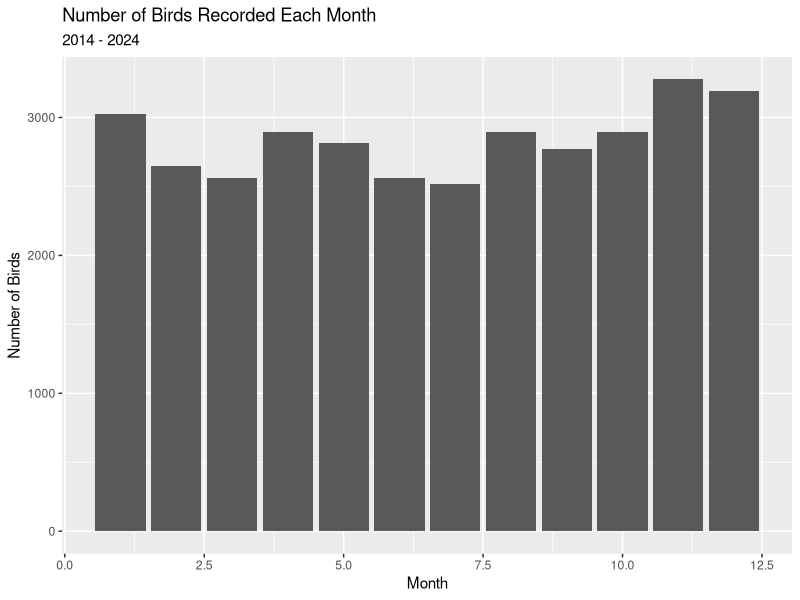

The R source for this figure:
## ---- chunk 1
library(tidyverse)
library(broom)
library(readxl)
library(dplyr)
## ---- chunk 2

seabird_count <- read_excel("../data/Copy of Trenton seabird count_nov 2014-2023.xls")

seabird_count <- seabird_count %>%
  rename(observer = "OBSERVER",
         date = "DATE",
         hours = "HOURS",
         time = "TIME",
         temp = "TEMP (F)",
         wind_speed = "WIND SPEED (mph)",
         wind_direction = "WIND DIRECTION",
         tide_obs = "TIDE OBS",
         tide_percentage = "TIDE %",
         weather_obs = "WEATHER OBS",
         weather_percentage = "WEATHER %",
         precipitation = "PRECIPITATION",
         total = "Total",
         herring_gull = "Herring Gull",
         laughing_gull = "Laughing Gull",
         great_black_backed_gull = "Great Black-backed Gull",
         red_throated_loon = "red throated loon",
         common_loon = "Common Loon",
         long_tailed_duck = "Long-tailed Duck",
         red_breasted_merganser = "Red breasted Merganser",
         common_merganser = "Common Merganser",
         black_duck = "Black Duck",
         surf_scoter = "surf scoter",
         common_eider = "Common Eider",
         bufflehead = "Bufflehead",
         goldeneye = "Goldeneye",
         lesser_scaup = "Lesser Scaup",
         black_scoter = "Black Scoter",
         white_winged_scoter = "White-Winged Scoter",
         red_necked_grebe = "Red-Necked Grebe",
         horned_grebe = "Horned Grebe",
         bonapartes_gull = "Bonaparte's Gull",
         belted_kingfisher = "Belted Kingfisher",
         common_tern = "Common Tern",
         ring_billed_gull = "Ring-Billed Gull",
         canada_goose = "Canada Goose", 
         great_blue_heron = "Great Blue Heron",
         double_crested_cormorant = "Double-Crested Cormorant",
         common_crow = "Common Crow",
         black_guillemot = "Black Guillemot",
         osprey = "Osprey",
         mallard_duck = "Mallard Duck",
         spotted_sandpiper = "Spotted Sandpiper",
         semipalmated_plover = "Semipalmated Plover",
         bald_eagle = "Bald Eagle",
         red_tailed_hawk = "Red-Tailed hawk",
         turkey_vulture = "Turkey Vulture",
         rough_legged_hawk = "rough legged hawk",
         harrier = "Harrier",
         kestrel = "Kestrel",
         turkey = "Turkey",
         unidentifiable_duck = "Unidentifiable Duck",
         unidentifiable = "Unidentifiable (too far to ID)")

## ---- chunk 3
seabird_count <- seabird_count %>%
 select(-"...17", -"COMMENTS", -"...59", -"...60") %>%
  slice(-1) %>%
mutate(across(total:unidentifiable, as.numeric)) %>%
  pivot_longer(
    cols = total:unidentifiable,
      names_to = "species",
   values_to = "count")
  
## ---- chunk 4

seabird_count_tidy <- seabird_count %>%
  mutate(weather_obs_original = weather_obs) %>%
  mutate(weather_obs = case_when(str_detect(weather_obs, pattern = "clear|sunny") ~ "clear",
                              str_detect(weather_obs, pattern = "driz|rain") ~ "rain",
                              str_detect(weather_obs, pattern = "fog|haz") ~ "foggy",
                              str_detect(weather_obs, pattern = "over") ~ "overcast",
                              str_detect(weather_obs, pattern = "clou|clod") ~ "cloudy",
                              TRUE ~ weather_obs)) %>%
  mutate(tide_obs_original = tide_obs) %>% 
  mutate(tide_obs = case_when(str_detect(tide_obs, pattern = "half|med") ~ "mid",
                              str_detect(tide_obs, pattern = "hig|thre") ~ "high",
                              str_detect(tide_obs, pattern = "low|one|thi|qua") ~ "low",
                              TRUE ~ tide_obs)) %>% 
  mutate(month = as.character(month)) %>% 
  mutate(month_orginal = month) %>% 
  mutate(month = case_when(str_detect(month, pattern = "12|1|2") ~ "winter",
                           str_detect(month, pattern = "3|4|5") ~ "spring",
                           str_detect(month, pattern = "6|7|8") ~ "summer",
                           str_detect(month, pattern = "9|10|11") ~ "fall",
                           TRUE ~ month)) %>% 
  rename(season = month) %>% 
  mutate(count_orginial = count) %>% 
  mutate(count = ifelse(is.na(count), 0, count)) %>% 
  
  # ^creating a copy of the variable to save it, edited the original data to have correct labels 
  mutate(wind_direction_clean = case_when(wind_direction %in% c("5", "10", "15","calm") ~ wind_speed,
                                          TRUE ~ wind_direction)) %>%
  mutate(wind_speed_clean = case_when(wind_speed %in% c("n", "s", "e", "w", "sw", "nw", "ne") ~ wind_direction,
                                          TRUE ~ wind_speed)) 

  # ^wind direction and speed were switched for some observations: created a new variable for the case when in wind_direction certain observations were found and copied them to wind_speed and then in a new line doing the inverse to copy the wind_speed to wind_direction


seabird_count_tidy <- seabird_count %>%
  mutate(count = str_replace_na(count, "0")) %>%
  mutate(count = as.double(count)) %>%
  mutate(species = str_replace(species, "Surf Scoter", "surf_scoter")) %>%
  mutate(tide_obs = str_replace(tide_obs, "half", "mid")) %>%
  mutate(tide_obs = str_replace(tide_obs, "higgh", "high")) %>% 
  mutate(tide_obs = str_replace(tide_obs, "hightide", "high")) %>% 
  mutate(tide_obs = str_replace(tide_obs, "mid-high", "high")) %>%
  mutate(tide_obs = str_replace(tide_obs, "thre quarters", "high")) %>%
  mutate(tide_obs = str_replace(tide_obs, "three quarters", "high")) %>%
  mutate(tide_obs = str_replace(tide_obs, "threequarters", "high")) %>%
  mutate(tide_obs = str_replace(tide_obs, "med", "mid")) %>%
  mutate(tide_obs = str_replace(tide_obs, "mid-low", "low")) %>%
  mutate(tide_obs = str_replace(tide_obs, "[one low mlow]", "low")) %>%
  mutate(tide_obs = str_replace(tide_obs, "one third", "low")) %>%
  mutate(tide_obs = str_replace(tide_obs, "quarter", "low")) %>%
  mutate(tide_obs = str_replace(tide_obs, "third", "low")) %>% 
  mutate(weather_obs = str_replace(weather_obs, "clear, runny", "clear")) %>%
  mutate(weather_obs = str_replace(weather_obs, "clear, sunny", "clear")) %>%
  mutate(weather_obs = str_replace(weather_obs, "sunny, whitecaps present", "clear")) %>%
  mutate(weather_obs = str_replace(weather_obs, "sunny, breezy", "clear")) %>%
  mutate(weather_obs = str_replace(weather_obs, "sunny!", "clear")) %>%
  mutate(weather_obs = str_replace(weather_obs, "few clouds", "clear")) %>%
  mutate(weather_obs = str_replace(weather_obs, "mosly clear", "clear")) %>%
  mutate(weather_obs = str_replace(weather_obs, "mostly sunny", "clear")) %>%
  mutate(weather_obs = str_replace(weather_obs, "clody, breezy, waves 1-2 feet", "cloudy")) %>%
  mutate(weather_obs = str_replace(weather_obs, "cloud", "cloudy")) %>%
  mutate(weather_obs = str_replace(weather_obs, "clouds", "cloudy")) %>%
  mutate(weather_obs = str_replace(weather_obs, "mostly cloudy", "cloudy")) %>%
  mutate(weather_obs = str_replace(weather_obs, "partly coudy", "cloudy")) %>%
  mutate(weather_obs = str_replace(weather_obs, "cloufy", "cloudy")) %>%
  mutate(weather_obs = str_replace(weather_obs, "high cloudy", "cloudy")) %>%
  mutate(weather_obs = str_replace(weather_obs, "hih clouds", "cloudy")) %>%
  mutate(weather_obs = str_replace(weather_obs, "foggy, low visability", "fog")) %>%
  mutate(weather_obs = str_replace(weather_obs, "hazy", "fog")) %>%
  mutate(weather_obs = str_replace(weather_obs, "high haze", "fog")) %>%
  mutate(weather_obs = str_replace(weather_obs, "high overcast", "overcast")) %>%
  mutate(weather_obs = str_replace(weather_obs, "low overcast", "overcast")) %>%
  mutate(weather_obs = str_replace(weather_obs, "cloudy w drizzle", "rain")) %>%
  mutate(weather_obs = str_replace(weather_obs, "cloudy / rain", "rain")) %>% 
  mutate(weather_obs = str_replace(weather_obs, "cloudyy", "cloudy")) %>% 
  mutate(weather_obs = str_replace(weather_obs, "partly cloudyy", "cloudy")) %>% 
  mutate(weather_obs = str_replace(weather_obs, "sunny,", "sunny")) %>% 
  mutate(weather_obs = str_replace(weather_obs, "sunny, white caps present", "sunny")) %>% 
  mutate(weather_obs = str_replace(weather_obs, "clear!", "clear")) %>% 
  mutate(weather_obs = str_replace(weather_obs, pattern = "[rainy|]", "rain")) %>% 
  mutate(weather_obs = str_replace(weather_obs, "mostly clear", "clear")) %>% 
  mutate(weather_obs = str_replace(weather_obs, "cloudys", "cloudy")) %>% 
  mutate(weather_obs = str_replace(weather_obs, "cloudyy, breezy, waves 1-2 feet", "cloudy")) %>% 
  mutate(weather_obs = str_replace(weather_obs, "cloudyy/rain", "cloudy")) %>% 
  mutate(weather_obs = str_replace(weather_obs, "hih cloudy", "cloudy")) %>% 
  mutate(weather_obs = str_replace(weather_obs, "foggy", "fog")) %>% 
  mutate(weather_obs = str_replace(weather_obs, "cloudyy with drizzle	", "rain")) %>%
  mutate(weather_obs = str_replace(weather_obs, "cloudyy", "cloudy")) %>% 
  mutate(weather_obs = str_replace(weather_obs, "cloudy with drizzle", "cloudy")) %>% 
  mutate(weather_obs = str_replace(weather_obs, "sunny  white caps present", "sunny")) %>% 
  mutate(weather_obs = str_replace(weather_obs, "cloudy, breezy, waves 1-2 feet", "cloudy")) %>% 
  mutate(weather_obs = str_replace(weather_obs, "cloudy/rain", "rain"))


# seabird_count_tidy %>%
#  mutate(wind_speed_new = case_when(wind_speed))

## ---- chunk 5

seabird_count_tidy <- seabird_count_tidy %>%
  mutate(wind_direction = case_when(wind_direction == "calm" ~ "0",
                                    TRUE ~ wind_direction)) %>%
  mutate(wind_speed = case_when(wind_speed == "calm" ~ "0",
                                TRUE ~ wind_speed)) %>%
  mutate(wind_speed = case_when(wind_speed == "15-20" ~ "17.5",
                                TRUE ~ wind_speed)) %>%
  mutate(wind_direction = case_when(wind_direction == "var" ~ NA, 
                                    wind_direction == "sn" ~ NA, 
                                    TRUE ~ wind_direction))

seabird_count_tidy <- seabird_count_tidy %>%
  mutate(wind_direction_new = case_when(str_starts(wind_direction, "n") == TRUE ~ wind_direction,
                                        str_starts(wind_direction, "s") == TRUE ~ wind_direction,
                                        str_starts(wind_direction, "w") == TRUE ~ wind_direction,
                                        str_starts(wind_direction, "e") == TRUE ~ wind_direction,
                                        str_starts(wind_speed, "n") == TRUE ~ wind_speed,
                                        str_starts(wind_speed, "s") == TRUE ~ wind_speed,
                                        str_starts(wind_speed, "w") == TRUE ~ wind_speed,
                                        str_starts(wind_speed, "e") == TRUE ~ wind_speed)) %>%
  mutate(wind_speed_new = case_when(str_starts(wind_direction, "0") == TRUE ~ wind_direction,
                                        str_starts(wind_direction, "1") == TRUE ~ wind_direction,
                                        str_starts(wind_direction, "2") == TRUE ~ wind_direction,
                                        str_starts(wind_direction, "3") == TRUE ~ wind_direction,
                                    str_starts(wind_direction, "4") == TRUE ~ wind_direction,
                                    str_starts(wind_direction, "5") == TRUE ~ wind_direction,
                                    str_starts(wind_direction, "6") == TRUE ~ wind_direction,
                                    str_starts(wind_direction, "7") == TRUE ~ wind_direction,
                                    str_starts(wind_direction, "8") == TRUE ~ wind_direction,
                                    str_starts(wind_direction, "9") == TRUE ~ wind_direction,
                                    str_starts(wind_speed, "0") == TRUE ~ wind_speed,
                                        str_starts(wind_speed, "1") == TRUE ~ wind_speed,
                                        str_starts(wind_speed, "2") == TRUE ~ wind_speed,
                                        str_starts(wind_speed, "3") == TRUE ~ wind_speed,
                                    str_starts(wind_speed, "4") == TRUE ~ wind_speed,
                                    str_starts(wind_speed, "5") == TRUE ~ wind_speed,
                                    str_starts(wind_speed, "6") == TRUE ~ wind_speed,
                                    str_starts(wind_speed, "7") == TRUE ~ wind_speed,
                                    str_starts(wind_speed, "8") == TRUE ~ wind_speed,
                                    str_starts(wind_speed, "9") == TRUE ~ wind_speed)) %>%
  select(-wind_speed, -wind_direction) %>%
  mutate(wind_speed_new = as.numeric(wind_speed_new))

## ---- chunk 6

seabird_count_tidy <- seabird_count_tidy %>%
  mutate(time_of_day = case_when( time >= 530 & time <= 1159 ~ "morning",
    time >= 1200 & time <= 1659 ~ "afternoon",
    time >= 1700 & time <= 2029 ~ "evening",
    time >= 2030 ~ "night",
    time <= 530 ~ "night"))

## ---- chunk 7

seabird_count_tidy %>%
  distinct(time)

## ---- chunk 8

#seabird_count %>%
 # distinct(wind_speed)


# seabird_count_tidy %>%
  # relocate(month_orginal, .before = season) %>%
#  distinct(month_orginal,season)
## ---- chunk 9

seabird_count_tidy %>%
  glimpse()
  
## ---- chunk 10
seabird_count_tidy %>% 
  distinct(tide_obs)

## ---- chunk 11
seabird_count %>%
  distinct(wind_speed)
## ---- chunk 12

seabird_count_tidy %>%
  distinct(wind_speed_new)

seabird_count_tidy %>%
  distinct(time)

## ---- chunk 13

ggplot(seabird_count, aes(x = month, fill = count)) +
  geom_bar() +
  labs(x = "Month", y = "Number of Birds", title = "Number of Birds Recorded Each Month", subtitle = "2014 - 2024")

